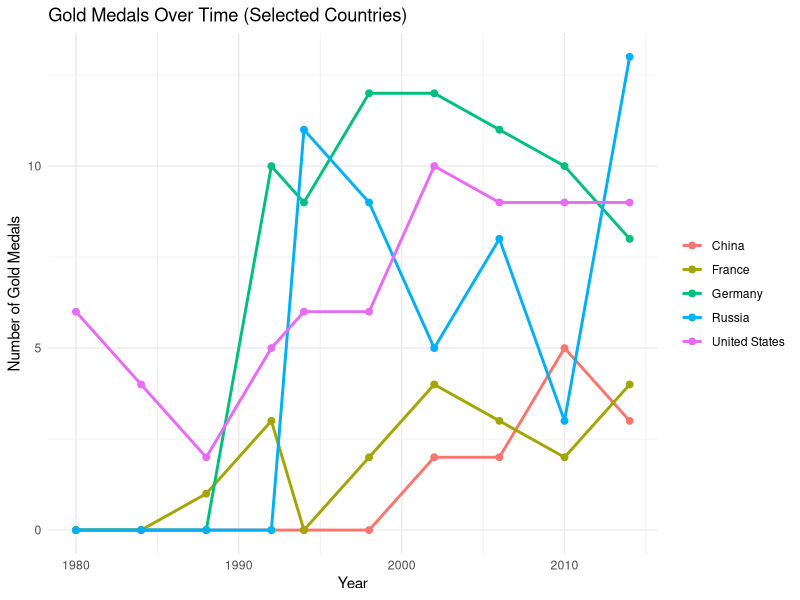

Write the R code that produced this figure.
# Main
library(readr)
library(dplyr)
library(ggplot2)
# Read csv
olympics <- read_csv("Olympics.csv")

# Find country had the largest delegation of athletes in 1992
largest_delegation <- olympics %>%
  filter(athletes == max(athletes, na.rm = TRUE)) %>%
  select(country, athletes)

largest_delegation
#create tibble
country_athletes <- olympics %>%
  select(country, athletes)

head(country_athletes)

#Choose country
five_countries <- c("United States", "France", "Germany", "Russia", "China")

# calculate gold medals
gold_data <- olympics %>%
  filter(country %in% five_countries) %>%
  group_by(year, country) %>%
  summarise(total_gold = sum(gold, na.rm = TRUE)) %>%
  ungroup()

# plot the gold medals overtime.
ggplot(gold_data, aes(x = year, y = total_gold, color = country)) +
  geom_line(size = 1) +
  geom_point(size = 2) +
  labs(title = "Gold Medals Over Time (Selected Countries)",
       x = "Year",
       y = "Number of Gold Medals") +
  theme_minimal() +
  theme(legend.title = element_blank())